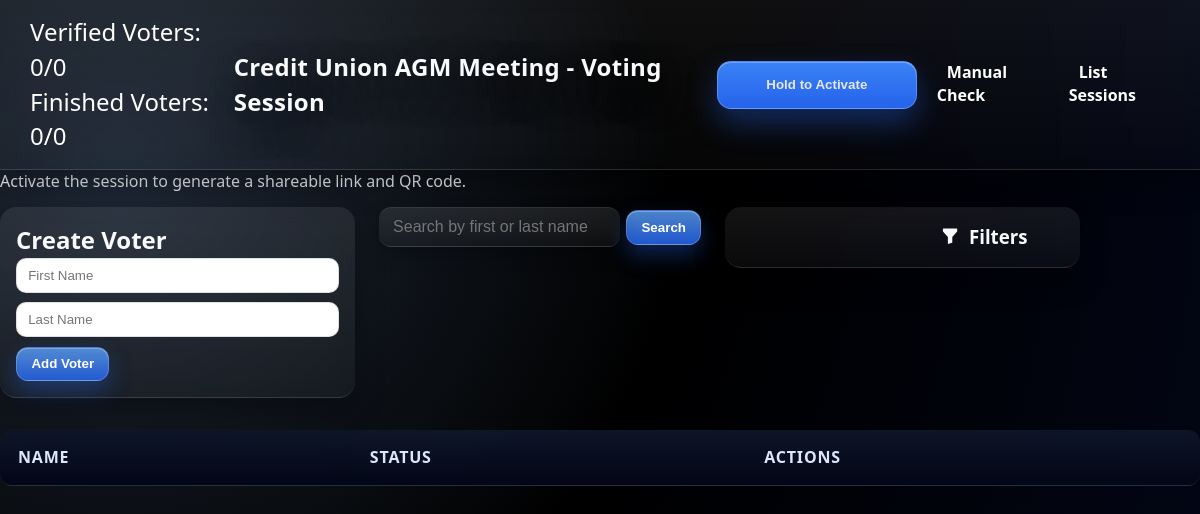
Before: /list/49/ (signed in) with the older database file.
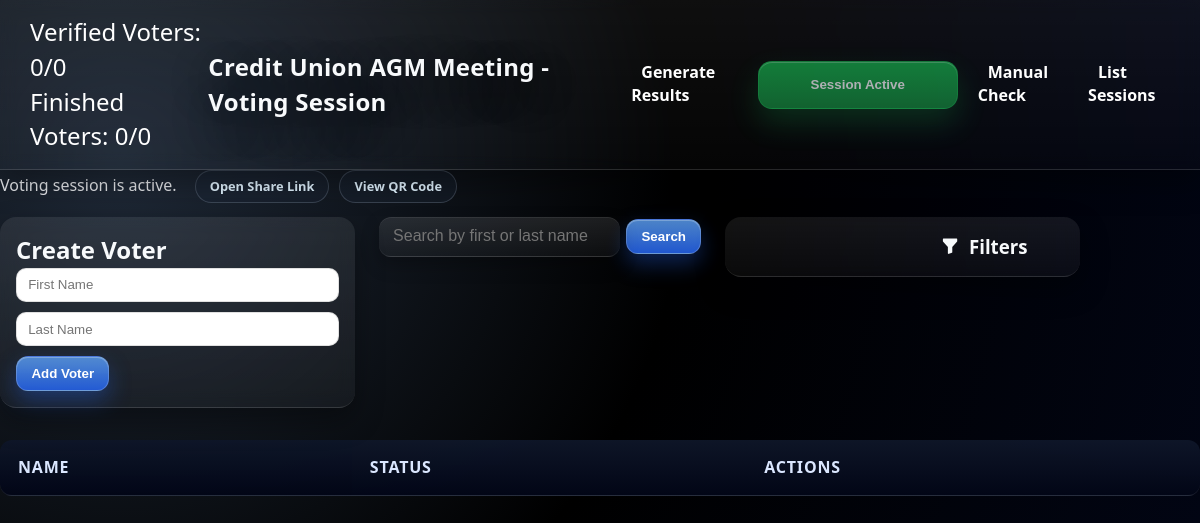
After: the same page with the newer database file.
### voters/views.py (the view, shortened to what this page needs)
# urls.py: path('list/<int:session_id>/', voters_views.voter_list, name = 'voter_list'),
@login_required
@never_cache
def voter_list(request, session_id=None, session_uuid=None):
    if session_uuid:
        voting_session = get_object_or_404(VotingSession, session_uuid=session_uuid)
    elif session_id:
        voting_session = get_object_or_404(VotingSession, session_id=session_id)
    else:
        raise Http404("Session identifier not provided.")
    print("Voting session:", voting_session)
    print("Unique URL:", voting_session.unique_url)
    voters = voting_session.voters.all()  # Retrieve all voters for the session
    verified_voters_count = voters.filter(is_verified=True).count()
    finished_voters_count = voters.filter(has_finished=True).count()
    total_voters_count = voters.count()
    is_active = voting_session.is_active
    extracted_uuid = str(voting_session.session_uuid)
    print(extracted_uuid)
    if request.method == "GET":
        search_query = request.GET.get('search', '').strip()  # Get and strip the search query
        filter_state = request.GET.get('filter', 'all')
        if filter_state == 'verified':
            voters = voters.filter(is_verified=True)
        elif filter_state == 'not_verified':
            voters = voters.filter(is_verified=False)
        elif filter_state == 'verified_finished':
            voters = voters.filter(is_verified=True, has_finished=True)
        elif filter_state == 'all':
            pass  # No additional filtering, show all voters
        return render(
            request,
            'voters/voter_list.html',
            {
                'form': VoterForm(),
                'voters': voters,
                'verified_voters_count': verified_voters_count,
                'finished_voters_count': finished_voters_count,
                'total_voters_count': total_voters_count,
                'voting_session': voting_session,
                'session_uuid': extracted_uuid,  # Pass the extracted UUID
                'session_id': session_id,
                'is_active': is_active,
                'csrf_token_value': get_token(request),
            },
        )

### voters/forms.py (shortened to what this page needs)
class VoterForm(forms.ModelForm):
    class Meta:
        model = Voter
        fields = ['Fname', 'Lname']
        labels = {'Fname': '', 'Lname': ''}
        widgets = {
            'Fname': forms.TextInput(attrs={'placeholder': 'First Name', 'aria-label': 'First Name'}),
            'Lname': forms.TextInput(attrs={'placeholder': 'Last Name', 'aria-label': 'Last Name'}),
        }

### voters/models.py (called while the page is built)
    def get_uuid(self):
        return str(self.session_uuid)

    def __str__(self):
        return self.title

### voters/templates/voters/voter_list.html (shortened to what the changed rows need)
<!DOCTYPE html>
<html lang="en">
<head>
    {% load static %}
    <link href="{% static 'style.css' %}?v={% now 'U' %}" rel="stylesheet" />
    <link href="https://cdn.jsdelivr.net/npm/bootstrap-icons/font/bootstrap-icons.css" rel="stylesheet">
</head>
<nav class="voting_session-navbar">
    <div class="voting_session-navbar-content">
        <h1 style="align-items: center;" class="voting_session-navbar-title">{{ voting_session.title }} - Voting Session</h1>
        <div class="voting_session-navbar-links" id="voting-session-links">
            <ul>
                {% if voting_session.is_active %}
                <li><a class="generate-results-link" href="{% url 'bbs_results' session_uuid %}">Generate Results</a></li>
                <li>
                    <button
                        class="hold-button is-complete"
                        id="holdBtn"
                        type="button"
                        data-is-active="true"
                        data-session-id="{{ voting_session.session_id }}"
                        data-session-uuid="{{ voting_session.get_uuid }}"
                        data-session-title="{{ voting_session.title }}"
                        data-unique-url="{{ voting_session.unique_url|default_if_none:'' }}"
                        data-qr-code-url="{% url 'qr_png' voting_session.session_uuid %}"
                        disabled
                    >
                        <span>Session Active</span>
                    </button>
                </li>
                {% else %}
                <li>
                    <button
                        class="hold-button"
                        id="holdBtn"
                        type="button"
                        data-activate-url="{% url 'activate_session' voting_session.session_id %}"
                        data-session-id="{{ voting_session.session_id }}"
                        data-session-uuid="{{ voting_session.get_uuid }}"
                        data-session-title="{{ voting_session.title }}"
            data-unique-url="{{ voting_session.unique_url|default_if_none:'' }}"
            data-qr-code-url="{% url 'qr_png' voting_session.session_uuid %}"
            data-is-active="false"
                    >
                        <span>Hold to Activate</span>
                    </button>
                </li>
                {% endif %}
            </ul>
        </div>
    </div>
</nav>
<body>
    <section class="session-activation-panel">
        <div
            id="activationMessage"
            class="session-activation-message{% if not voting_session.is_active %} is-idle{% endif %}"
            data-active="{{ voting_session.is_active|yesno:'true,false' }}"
            data-idle-text="Activate the session to generate a shareable link and QR code."
            data-active-text="Voting session is active."
            data-unique-url="{{ voting_session.unique_url|default_if_none:'' }}"
            data-qr-code-url="{% url 'qr_png' voting_session.session_uuid %}"
            data-session-title="{{ voting_session.title }}"
        >
            {% if voting_session.is_active %}
                Voting session is active.
                <span class="activation-links">
                    {% if voting_session.unique_url %}
                        <a class="activation-link" href="{{ voting_session.unique_url }}" target="_blank" rel="noopener">Open Share Link</a>
                    {% endif %}
                    <a
                        class="activation-link"
                        href="{% url 'qr_png' voting_session.session_uuid %}"
                        target="_blank"
                        rel="noopener"
                        data-qr-modal="{% url 'qr_png' voting_session.session_uuid %}"
                        data-qr-label="{{ voting_session.title }} QR Code"
                    >View QR Code</a>
                </span>
            {% else %}
                Activate the session to generate a shareable link and QR code.
            {% endif %}
        </div>
    </section>
    <div class="voter-management-container">
            <div class="voter-form-column">
                <h2>Create Voter</h2>
            </div>
        </div>
        <table class="voter-table">
            <thead>
                <tr>
                    <th>Name</th>
                    <th>Status</th>
                    <th>Actions</th>
                </tr>
            </thead>
        </table>
</body>
</html>

Changed rows visible on the page:
changed VotingSession "Credit Union AGM Meeting": is_active False → True (drawn)
Other visible differences:
text no longer shown: "Hold to Activate Activate the session to generate a shareable link and QR code."
text now shown: "Generate Results Session Active Voting session is active. Open Share Link View QR Code"
